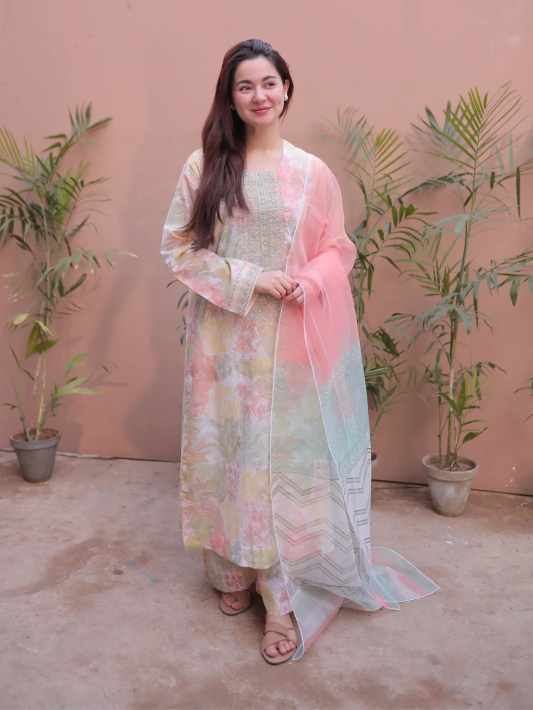
#> input picture backend/SAMPLE_TEST_IMAGES/person_1_full_body(1).webp, 1065 x 1420 px (shown at 1/2 size)
$ python -i body_geometry.py   (imports and definitions only)
#> lines starting #> are read from the running program, lines starting #| are printed output that depends on the picture; after the words box and inside, x2 and y2 are one past the last pixel; in counts of white or black regions, pixels touching at a corner belong together
from __future__ import annotations

from dataclasses import asdict, dataclass
from pathlib import Path
from typing import Iterable

import cv2
import numpy as np
from PIL import Image, UnidentifiedImageError


@dataclass(slots=True)
class BodyGeometryProfile:
    source_file: str
    width: int
    height: int
    aspect_ratio: float
    foreground_width_ratio: float
    foreground_height_ratio: float
    upper_width_ratio: float
    middle_width_ratio: float
    lower_width_ratio: float
    vertical_center_ratio: float
    horizontal_center_ratio: float
    subject_aspect_ratio: float
    detector: str

    def to_dict(self) -> dict[str, float | int | str]:
        return asdict(self)


BBox = tuple[int, int, int, int]

# Longest side used for geometry analysis; profiles are resolution-independent.
GEOMETRY_ANALYSIS_MAX_SIDE = 768


def _clamp_bbox(
    bbox: BBox,
    width: int,
    height: int,
) -> BBox:
    left, top, right, bottom = bbox

    left = max(0, min(width - 1, int(left)))
    top = max(0, min(height - 1, int(top)))
    right = max(left + 1, min(width, int(right)))
    bottom = max(top + 1, min(height, int(bottom)))

    return left, top, right, bottom


def _largest_center_component(
    mask: np.ndarray,
) -> BBox | None:
    count, _, stats, centroids = (
        cv2.connectedComponentsWithStats(
            mask,
            connectivity=8,
        )
    )

    if count <= 1:
        return None

    height, width = mask.shape
    image_area = max(1, width * height)

    candidates: list[
        tuple[float, BBox]
    ] = []

    for index in range(1, count):
        x, y, box_width, box_height, area = (
            stats[index]
        )

        if (
            area < image_area * 0.025
            or box_height < height * 0.20
        ):
            continue

        center_x, center_y = centroids[index]

        center_distance = (
            abs(center_x / max(1, width) - 0.5)
            + 0.45
            * abs(
                center_y / max(1, height)
                - 0.52
            )
        )

        vertical_bonus = min(
            1.0,
            box_height / max(1, height),
        )

        score = (
            area / image_area
            + 0.35 * vertical_bonus
            - 0.25 * center_distance
        )

        candidates.append(
            (
                score,
                (
                    int(x),
                    int(y),
                    int(x + box_width),
                    int(y + box_height),
                ),
            )
        )

    if not candidates:
        return None

    return max(
        candidates,
        key=lambda item: item[0],
    )[1]


def _hog_person_bbox(
    rgb: np.ndarray,
) -> BBox | None:
    height, width = rgb.shape[:2]

    if height < 128 or width < 64:
        return None

    scale = min(
        1.0,
        720.0 / max(height, width),
    )

    if scale < 1.0:
        small = cv2.resize(
            rgb,
            None,
            fx=scale,
            fy=scale,
            interpolation=cv2.INTER_AREA,
        )
    else:
        small = rgb

    bgr = cv2.cvtColor(
        small,
        cv2.COLOR_RGB2BGR,
    )

    hog = cv2.HOGDescriptor()
    hog.setSVMDetector(
        cv2.HOGDescriptor_getDefaultPeopleDetector()
    )

    boxes, weights = hog.detectMultiScale(
        bgr,
        winStride=(8, 8),
        padding=(8, 8),
        scale=1.05,
    )

    if len(boxes) == 0:
        return None

    small_height, small_width = (
        small.shape[:2]
    )

    flattened_weights = np.asarray(
        weights,
        dtype=np.float32,
    ).reshape(-1)

    ranked: list[
        tuple[float, BBox]
    ] = []

    for index, box in enumerate(boxes):
        x, y, box_width, box_height = (
            map(int, box)
        )

        weight = (
            float(flattened_weights[index])
            if index < len(flattened_weights)
            else 0.0
        )

        center_x = (
            x + box_width / 2
        ) / max(1, small_width)

        area_ratio = (
            box_width * box_height
        ) / max(
            1,
            small_width * small_height,
        )

        score = (
            weight
            + 2.0 * area_ratio
            - abs(center_x - 0.5)
        )

        ranked.append(
            (
                score,
                (
                    x,
                    y,
                    x + box_width,
                    y + box_height,
                ),
            )
        )

    _, bbox = max(
        ranked,
        key=lambda item: item[0],
    )

    if scale < 1.0:
        bbox = tuple(
            int(round(value / scale))
            for value in bbox
        )

    return _clamp_bbox(
        bbox,
        width,
        height,
    )


def _saliency_bbox(
    rgb: np.ndarray,
) -> BBox:
    height, width = rgb.shape[:2]

    border_height = max(
        2,
        height // 30,
    )
    border_width = max(
        2,
        width // 30,
    )

    border = np.concatenate(
        (
            rgb[:border_height].reshape(-1, 3),
            rgb[-border_height:].reshape(-1, 3),
            rgb[:, :border_width].reshape(-1, 3),
            rgb[:, -border_width:].reshape(-1, 3),
        ),
        axis=0,
    )

    background_color = np.median(
        border,
        axis=0,
    )

    distance = np.linalg.norm(
        rgb.astype(np.float32)
        - background_color.astype(np.float32),
        axis=2,
    )

    threshold = max(
        28.0,
        float(np.percentile(distance, 55)),
    )

    mask = (
        distance >= threshold
    ).astype(np.uint8) * 255

    center_prior = np.zeros_like(mask)

    left_limit = int(width * 0.12)
    right_limit = max(
        left_limit + 1,
        int(width * 0.88),
    )

    center_prior[
        :,
        left_limit:right_limit,
    ] = 255

    mask = cv2.bitwise_and(
        mask,
        center_prior,
    )

    kernel_height = max(
        3,
        height // 140,
    )
    kernel_width = max(
        3,
        width // 140,
    )

    kernel = np.ones(
        (kernel_height, kernel_width),
        dtype=np.uint8,
    )

    mask = cv2.morphologyEx(
        mask,
        cv2.MORPH_CLOSE,
        kernel,
        iterations=3,
    )

    mask = cv2.morphologyEx(
        mask,
        cv2.MORPH_OPEN,
        kernel,
        iterations=1,
    )

    bbox = _largest_center_component(mask)

    if bbox is None:
        return 0, 0, width, height

    return _clamp_bbox(
        bbox,
        width,
        height,
    )


def _subject_bbox(
    rgb: np.ndarray,
) -> tuple[BBox, str]:
    hog_bbox = _hog_person_bbox(rgb)

    if hog_bbox is not None:
        return (
            hog_bbox,
            "opencv_hog_person",
        )

    return (
        _saliency_bbox(rgb),
        "central_saliency",
    )


def _band_width_ratio(
    mask: np.ndarray,
    bbox: BBox,
    y0: float,
    y1: float,
) -> float:
    left, top, right, bottom = bbox

    subject = mask[
        top:bottom,
        left:right,
    ]

    if subject.size == 0:
        return 1.0

    subject_height, subject_width = (
        subject.shape
    )

    start = max(
        0,
        min(
            subject_height - 1,
            int(subject_height * y0),
        ),
    )

    end = max(
        start + 1,
        min(
            subject_height,
            int(subject_height * y1),
        ),
    )

    band = subject[start:end]

    columns = np.where(
        np.any(band > 0, axis=0)
    )[0]

    if columns.size == 0:
        return 1.0

    occupied_width = (
        int(columns[-1])
        - int(columns[0])
        + 1
    )

    return round(
        occupied_width
        / max(1, subject_width),
        4,
    )


# [9 lines left out: function _width_at_reference_height, not called in this run]


def build_body_geometry_profile(
    path: Path,
) -> BodyGeometryProfile:
    path = Path(path)

    if not path.exists():
        raise FileNotFoundError(
            f"Geometry image does not exist: {path}"
        )

    if not path.is_file():
        raise ValueError(
            f"Geometry image path is not a file: {path}"
        )

    try:
        with Image.open(path) as opened:
#> opened is the input picture: PIL image 1065x1420 RGB; mean R, G, B 169.7, 138.5, 133
            rgb = np.asarray(
                opened.convert("RGB")
            )

    except UnidentifiedImageError as exc:
        raise ValueError(
            f"Unsupported or invalid geometry image: {path}"
        ) from exc

    except OSError as exc:
        raise ValueError(
            f"Could not read geometry image {path}: {exc}"
        ) from exc

    original_height, original_width = rgb.shape[:2]

    if original_height < 2 or original_width < 2:
        raise ValueError(
            f"Geometry image is too small: {path}"
        )

    # Every measurement below is a ratio, so analyse a bounded-size copy; edge
    # detection on full provider-size images was a large share of job CPU time.
    analysis_scale = min(
        1.0,
        GEOMETRY_ANALYSIS_MAX_SIDE / max(original_height, original_width),
    )
    if analysis_scale < 1.0:
        rgb = cv2.resize(
            rgb,
            None,
            fx=analysis_scale,
            fy=analysis_scale,
            interpolation=cv2.INTER_AREA,
        )

    height, width = rgb.shape[:2]

    bbox, detector = _subject_bbox(rgb)
#> in _hog_person_bbox, `boxes, weights = hog.detectMultiScale( bgr, winStride=(8, 8), padding=..`: boxes = ()
#> in _saliency_bbox, `background_color = np.median( border, axis=0, )`: background_color = [170, 145, 143]
#> in _saliency_bbox, `distance = np.linalg.norm( rgb.astype(np.float32) - background_color.a..`:
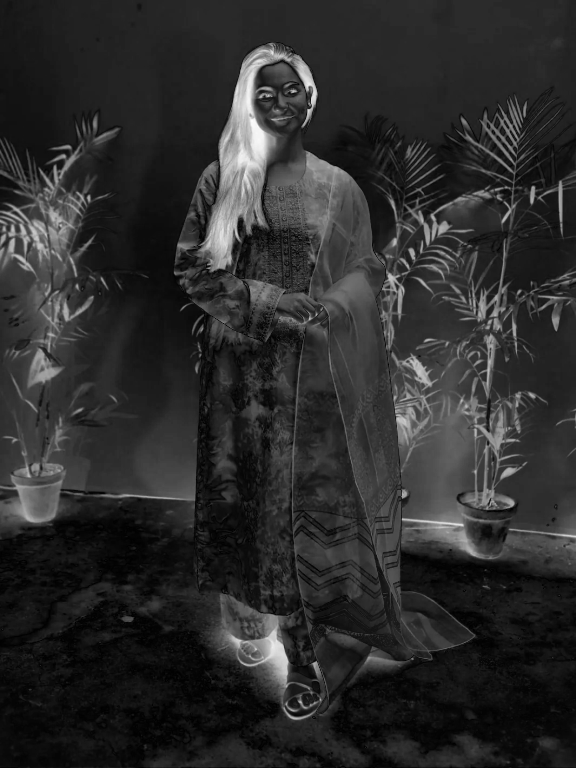
#> distance: shape (768, 576) float32; min 0, max 253.2, mean 44.6
#> in _saliency_bbox, `threshold = max( 28.0, float(np.percentile(distance, 55)), )`: threshold = 38.76
#> in _saliency_bbox, `mask = ( distance >= threshold ).astype(np.uint8) * 255`:
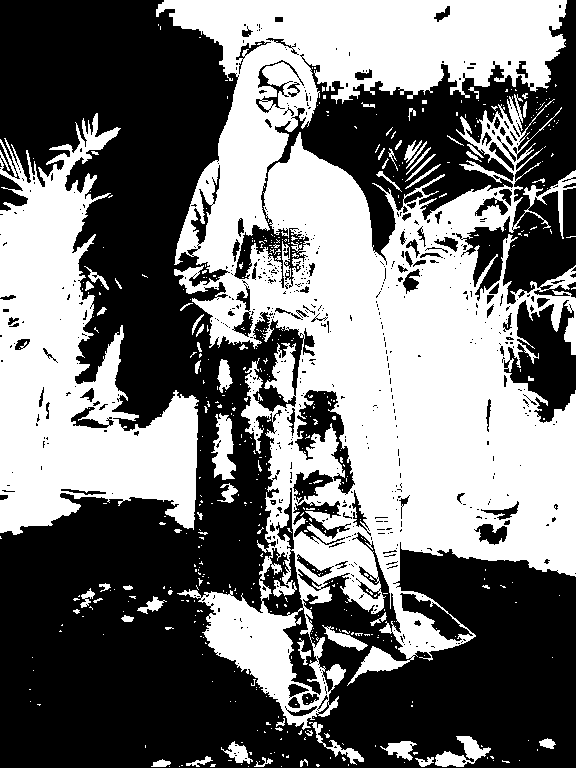
#> mask: shape (768, 576); 45.9% white; 523 white regions (459 under 20 px), largest, box (x1, y1, x2, y2) and area: (156, 0, 576, 730) 153086, (0, 113, 199, 535) 41276, (211, 413, 236, 480) 999
#> in _saliency_bbox, `mask = cv2.morphologyEx( mask, cv2.MORPH_OPEN, kernel, iterations=1, )`:
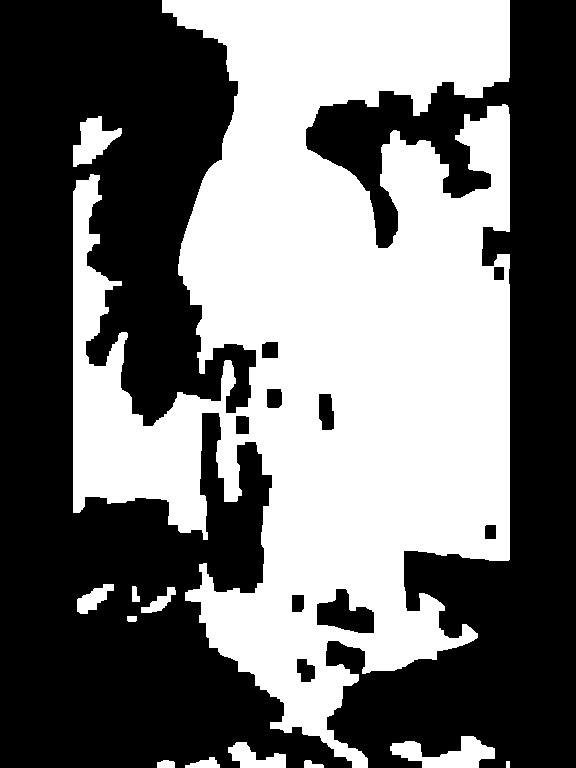
#> mask: shape (768, 576); 44.9% white; 12 white regions, largest, box (x1, y1, x2, y2) and area: (73, 0, 510, 768) 192980, (390, 736, 495, 768) 1800, (73, 116, 122, 167) 1305
#> in _largest_center_component, `count, _, stats, centroids = ( cv2.connectedComponentsWithStats( mask,..`: count = 13; stats = 13 rows, first 6: [0, 0, 576, 768, 243853], [73, 0, 437, 768, 192980], [73, 116, 49, 51, 1305], [77, 584, 37, 30, 563], [132, 586, 8, 16, 97], [141, 587, 35, 26, 360]; centroids = 13 rows, first 8: [255.6, 413.9], [328.9, 339.4], [92.46, 140.7], [93.02, 598.5], [134.7, 594.5], [159.4, 601.6], [131.5, 618.4], [446.7, 753.9]
#> the loop in _largest_center_component, `for index in range(1, count):` made 12 passes
#> (x, y, box_width, box_height, area) on passes 2 to 9: (73, 116, 49, 51, 1305), (77, 584, 37, 30, 563), (132, 586, 8, 16, 97), (141, 587, 35, 26, 360), (127, 616, 10, 6, 58), (390, 736, 105, 32, 1800), (228, 742, 58, 26, 852), (185, 757, 35, 11, 236)
#> after the loop in _largest_center_component, `for index in range(1, count):`: candidates = [(0.76, (73, 0, 510, 768))]
#> in _saliency_bbox, `bbox = _largest_center_component(mask)`: bbox = (73, 0, 510, 768)
#> in _clamp_bbox, `left, top, right, bottom = bbox`: left = 73; top = 0; right = 510; bottom = 768
#> bbox = (73, 0, 510, 768); detector = 'central_saliency'

    left, top, right, bottom = (
        _clamp_bbox(
            bbox,
            width,
            height,
        )
    )
#> left = 73; top = 0; right = 510; bottom = 768

    box_width = max(
        1,
        right - left,
    )
#> box_width = 437
    box_height = max(
        1,
        bottom - top,
    )
#> box_height = 768

    gray = cv2.cvtColor(
        rgb,
        cv2.COLOR_RGB2GRAY,
    )

    edges = cv2.Canny(
        gray,
        40,
        120,
    )
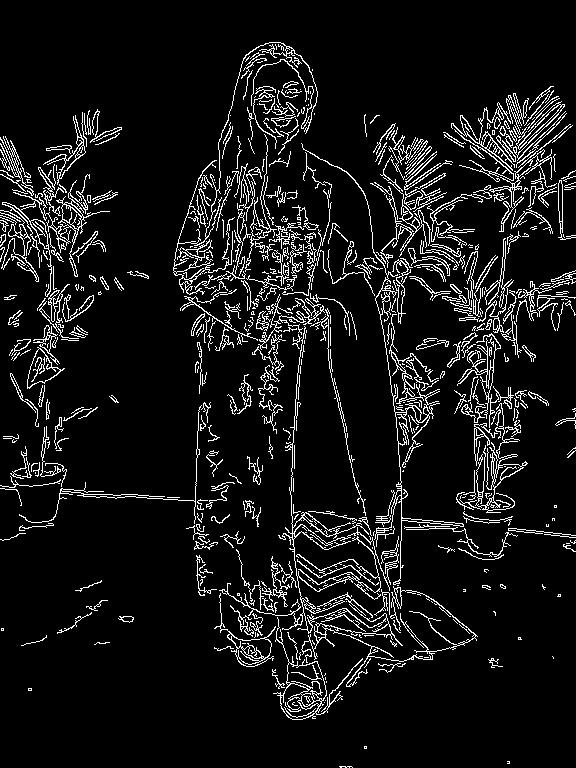
#> edges: shape (768, 576); 8.3% white in thin lines or dots

    mask = cv2.dilate(
        edges,
        np.ones((5, 5), dtype=np.uint8),
        iterations=2,
    )
#> mask: shape (768, 576); 41.7% white; 29 white regions, largest, box (x1, y1, x2, y2) and area: (0, 38, 576, 724) 177236, (53, 596, 112, 638) 943, (239, 496, 265, 531) 679

    mask = cv2.morphologyEx(
        mask,
        cv2.MORPH_CLOSE,
        np.ones((11, 11), dtype=np.uint8),
        iterations=2,
    )
#> mask: shape (768, 576); 49.3% white; 11 white regions, largest, box (x1, y1, x2, y2) and area: (0, 38, 576, 724) 213226, (17, 576, 138, 650) 3513, (484, 654, 507, 672) 388

    roi_mask = np.zeros_like(mask)

    roi_mask[
        top:bottom,
        left:right,
    ] = mask[
        top:bottom,
        left:right,
    ]
#> roi_mask: shape (768, 576); 38.6% white; 7 white regions, largest, box (x1, y1, x2, y2) and area: (73, 38, 510, 724) 166655, (73, 576, 138, 649) 2763, (73, 391, 123, 423) 762

    minimum_mask_pixels = max(
        1,
        int(width * height * 0.01),
    )

    if (
        np.count_nonzero(roi_mask)
        < minimum_mask_pixels
    ):
        roi_mask[
            top:bottom,
            left:right,
        ] = 255

    return BodyGeometryProfile(
        source_file=str(path),
        width=original_width,
        height=original_height,
        aspect_ratio=round(
            original_width / max(1, original_height),
            4,
        ),
        foreground_width_ratio=round(
            box_width / max(1, width),
            4,
        ),
        foreground_height_ratio=round(
            box_height / max(1, height),
            4,
        ),
        upper_width_ratio=_band_width_ratio(
            roi_mask,
            (left, top, right, bottom),
            0.16,
            0.40,
        ),
        middle_width_ratio=_band_width_ratio(
            roi_mask,
            (left, top, right, bottom),
            0.40,
            0.68,
        ),
        lower_width_ratio=_band_width_ratio(
            roi_mask,
            (left, top, right, bottom),
            0.68,
            0.96,
        ),
        vertical_center_ratio=round(
            ((top + bottom) / 2)
            / max(1, height),
            4,
        ),
        horizontal_center_ratio=round(
            ((left + right) / 2)
            / max(1, width),
            4,
        ),
        subject_aspect_ratio=round(
            box_width / max(1, box_height),
            4,
        ),
        detector=detector,
    )
#> in _band_width_ratio, `subject = mask[ top:bottom, left:right, ]`:
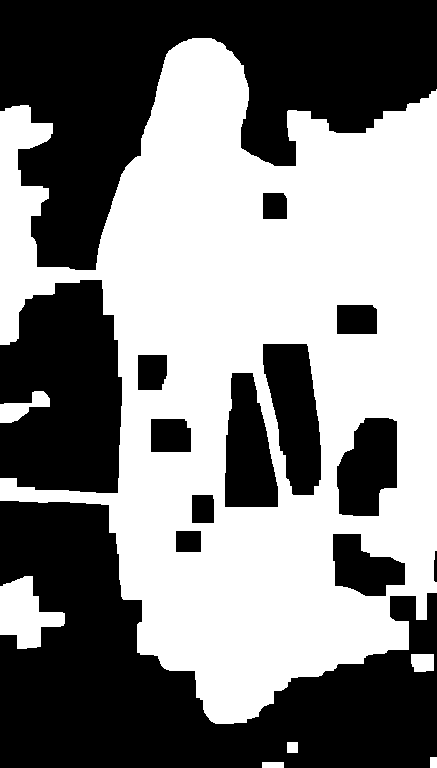
#> subject: shape (768, 437); 50.9% white; 14 black regions, largest, box (x1, y1, x2, y2) and area: (0, 501, 437, 768) 59727, (0, 0, 437, 270) 59323, (0, 280, 122, 493) 21555
#> in _band_width_ratio, `band = subject[start:end]`:
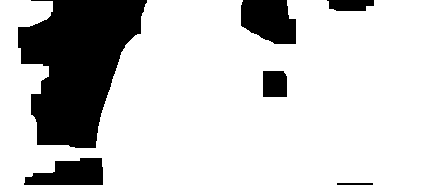
#> band: shape (185, 437); 79.3% white; 6 black regions, box (x1, y1, x2, y2) and area: (18, 0, 147, 148) 12117, (241, 0, 296, 44) 1962, (24, 158, 103, 185) 1545, (263, 71, 287, 97) 614, (327, 0, 374, 11) 445, (337, 183, 373, 185) 72
#> in _band_width_ratio, `columns = np.where( np.any(band > 0, axis=0) )[0]`: columns = 437 values from 0 to 436
#> in _band_width_ratio, `occupied_width = ( int(columns[-1]) - int(columns[0]) + 1 )`: occupied_width = 437
#> call 3 of _band_width_ratio, with bbox = (73, 0, 510, 768), y0 = 0.68, y1 = 0.96
#> in _band_width_ratio (call 3), `band = subject[start:end]`:
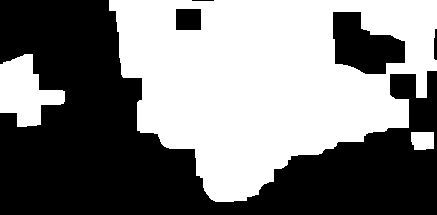
#> band: shape (215, 437); 48.9% white; 3 white regions, box (x1, y1, x2, y2) and area: (109, 0, 437, 202) 42831, (0, 54, 65, 127) 2763, (411, 132, 434, 150) 388
#> in _band_width_ratio (call 3), `columns = np.where( np.any(band > 0, axis=0) )[0]`: columns = 393 values from 0 to 436


# [204 lines left out: functions profile_distance, distortion_penalties, geometry_similarity, not called in this run]

>>> result = build_body_geometry_profile('../../SAMPLE_TEST_IMAGES/person_1_full_body(1).webp')
